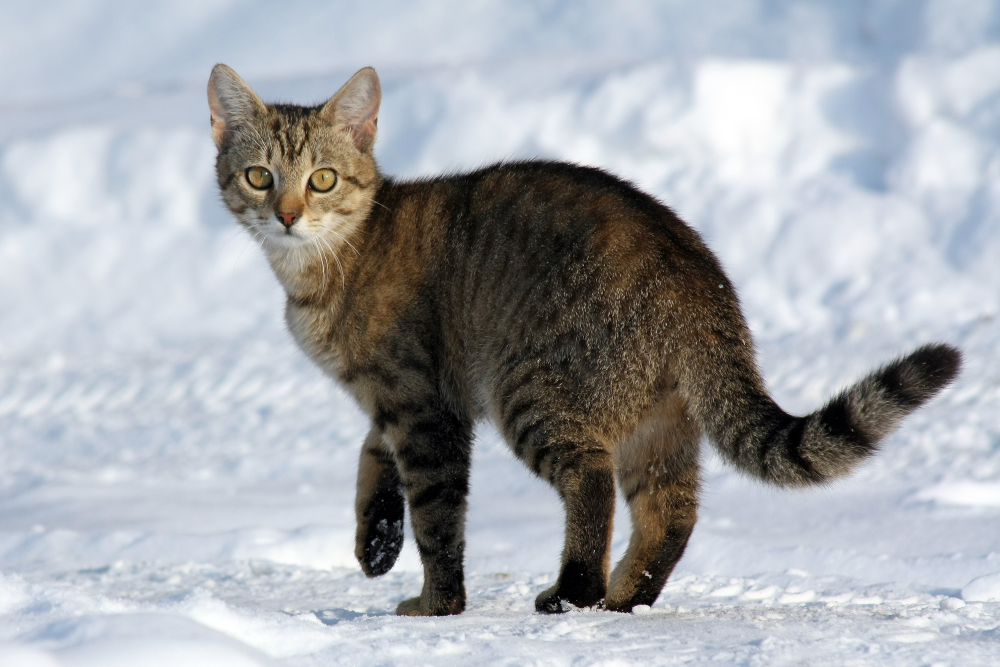
#> input picture Machine Learning Project/xdz dl/Data Augmentation/cat.jpg, 3000 x 2000 px, found by its file name (shown at 1/3 size)
$ python functions.py
#> lines starting #> are read from the running program, lines starting #| are printed output that depends on the picture; after the words box and inside, x2 and y2 are one past the last pixel; in counts of white or black regions, pixels touching at a corner belong together
import cv2 as cv

img=cv.imread("Photos\cat.jpg")
#> img is the input picture: shape (2000, 3000, 3); mean B, G, R 173.6, 169, 165.8
cv.imshow("view",img)

# gray=cv.cvtColor(img,cv.COLOR_BGR2GRAY)
# cv.imshow("photo",gray)


blur=cv.GaussianBlur(img,(3,3),cv.BORDER_DEFAULT)
cv.imshow("blur",blur)


# median=cv.medianBlur(img,3)
# cv.imshow("Median Blur",median)

canny=cv.Canny(img,125,125)
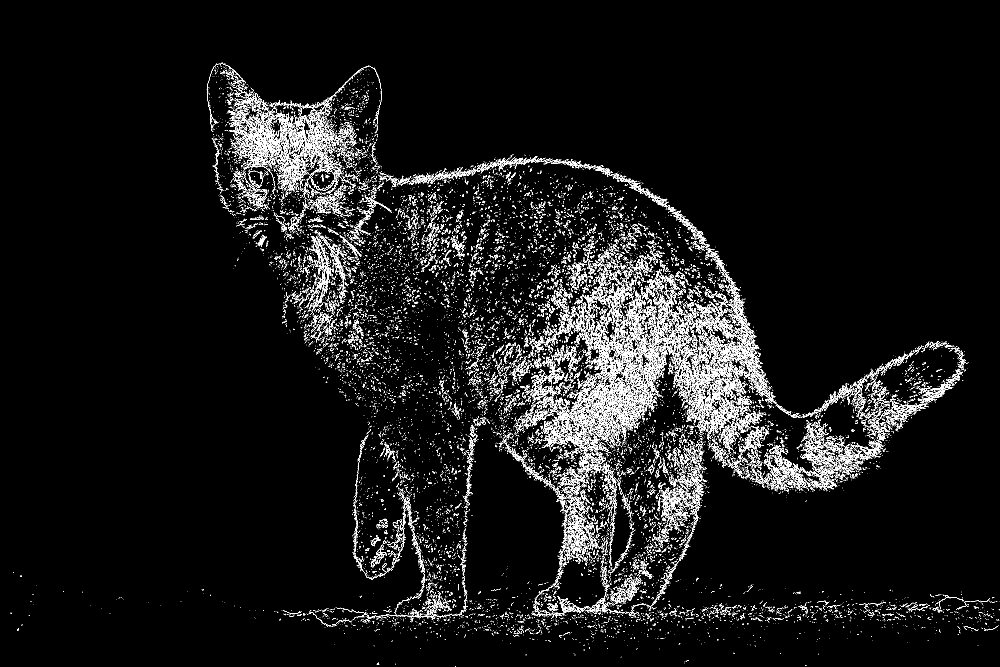
#> canny: shape (2000, 3000) (shown at 1/3 size); 4% white in thin lines or dots, all inside (x1, y1, x2, y2) = (31, 188, 3000, 2000)
cv.imshow("Canny",canny)


canny1=cv.Canny(blur,125,125)
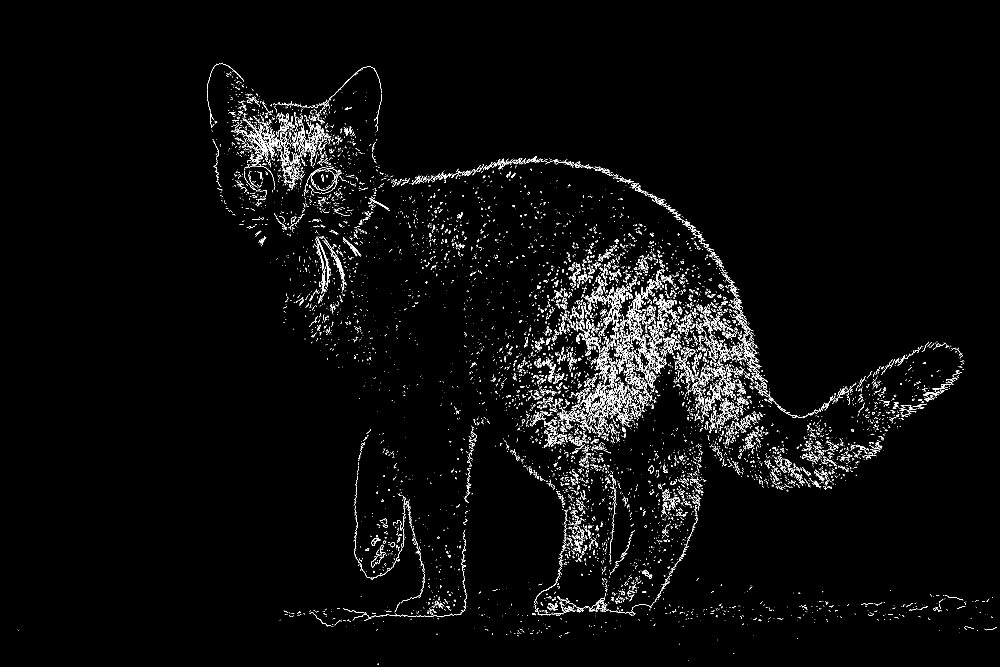
#> canny1: shape (2000, 3000) (shown at 1/3 size); 1.9% white in thin lines or dots, all inside (x1, y1, x2, y2) = (53, 188, 2990, 1995)
cv.imshow("Canny1",canny1)

dilated=cv.dilate(canny,(3,3),iterations=3)
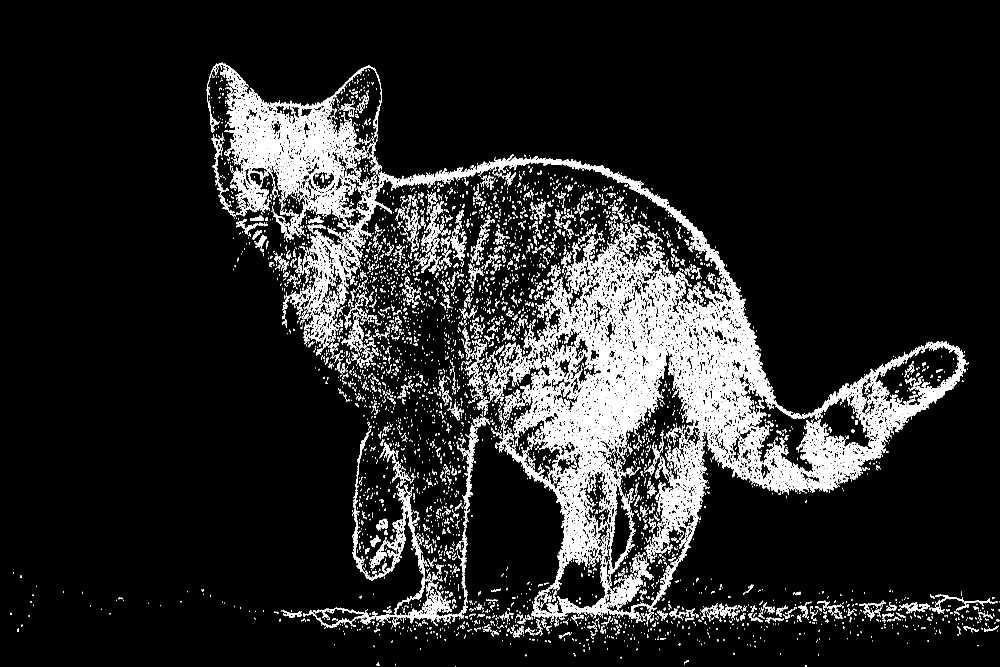
#> dilated: shape (2000, 3000) (shown at 1/3 size); 9.9% white; 9699 white regions (7183 under 20 px), largest, box (x1, y1, x2, y2) and area: (1191, 468, 2898, 1868) 238299, (620, 188, 1108, 705) 58263, (1679, 1332, 2110, 1857) 22258
cv.imshow("dilated",dilated)

eroded=cv.erode(dilated,(3,3),iterations=1)
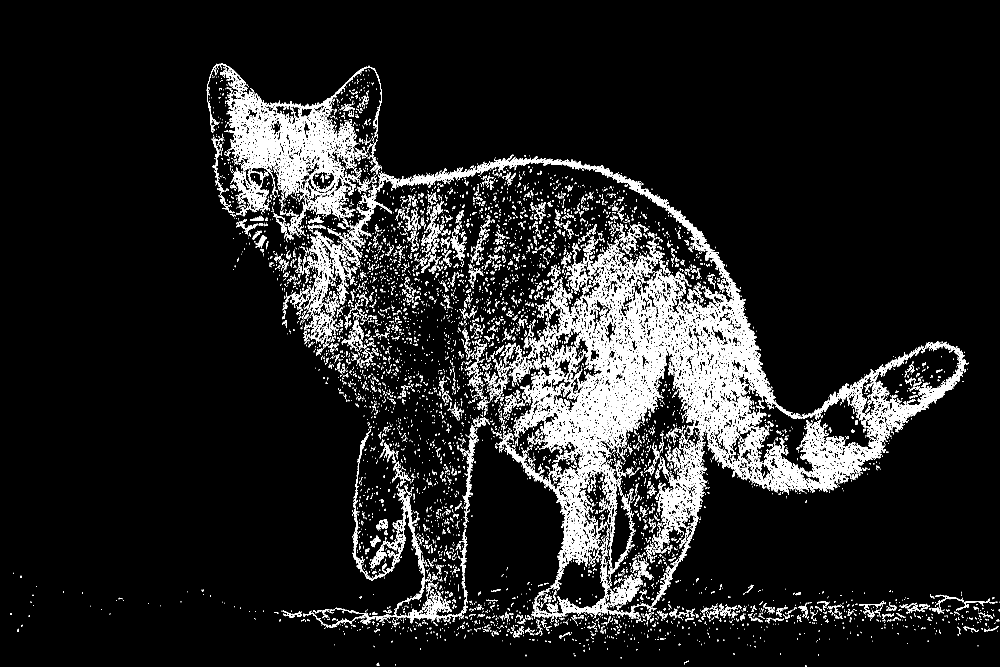
#> eroded: shape (2000, 3000) (shown at 1/3 size); 8.5% white; 11214 white regions (8885 under 20 px), largest, box (x1, y1, x2, y2) and area: (1431, 469, 2464, 1441) 133137, (626, 189, 1108, 705) 42128, (2289, 1024, 2898, 1478) 41815
cv.imshow("Eroded",eroded)


resized=cv.resize(img,(500,500),interpolation=cv.INTER_CUBIC)
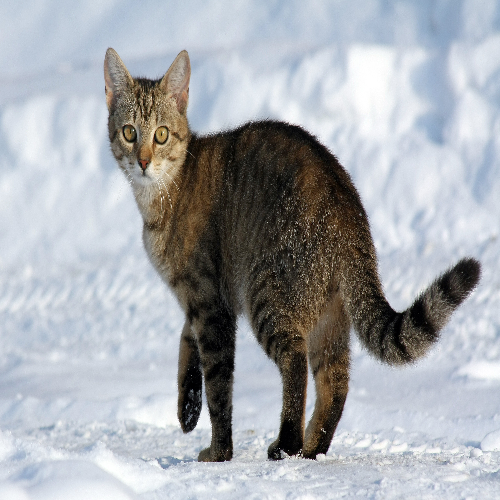
#> resized: shape (500, 500, 3); mean B, G, R 173.5, 169, 165.7
cv.imshow("Resized",resized)


cropped=img[50:200,200:500]
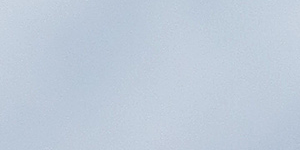
#> cropped: shape (150, 300, 3); mean B, G, R 218.2, 203.5, 191.1
cv.imshow("Cropped",cropped)


cv.waitKey(0)
